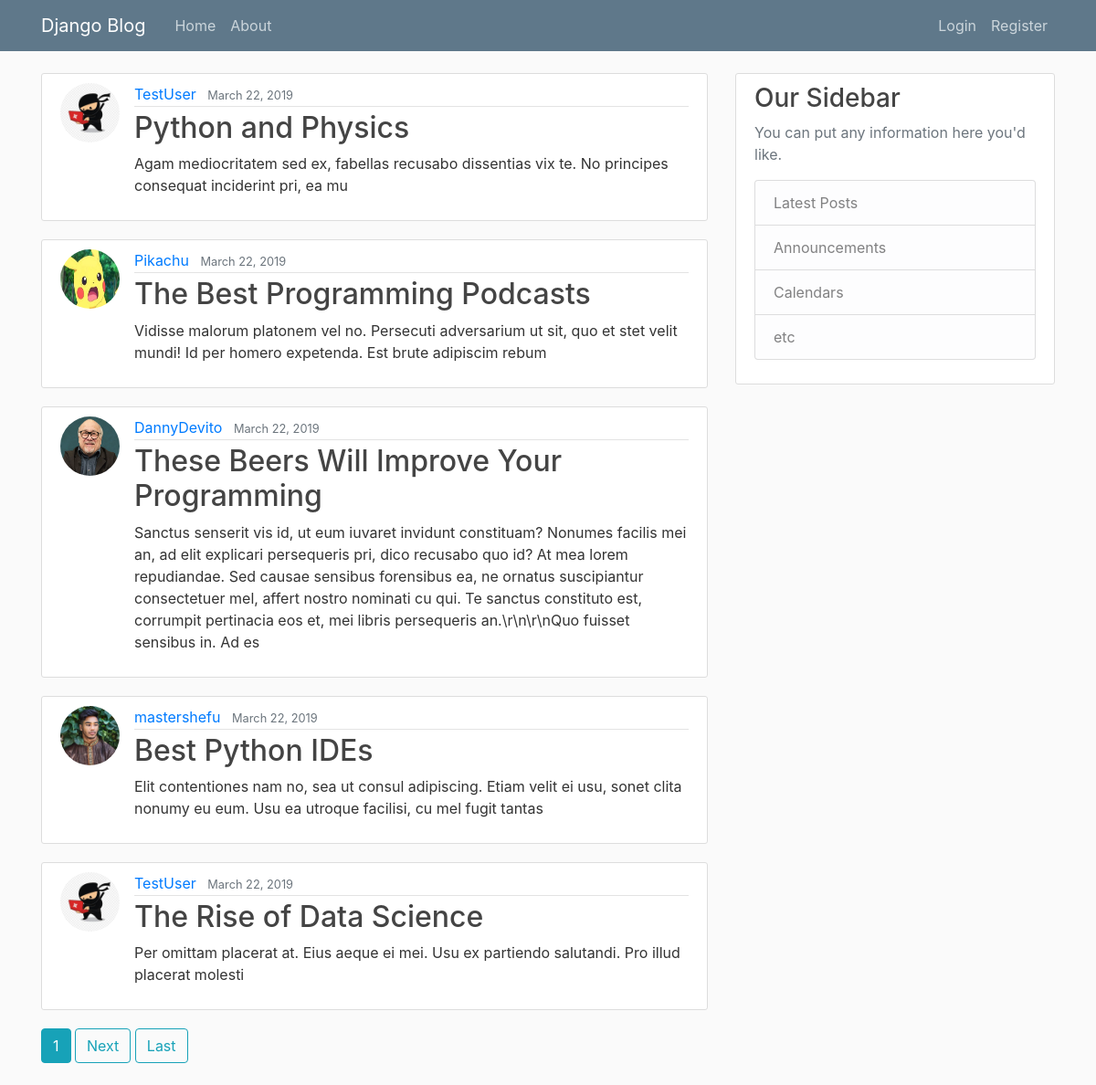
The page / on the database its author committed.
### blog/models.py (models this page shows, shortened)
class Post(models.Model):
    title = models.CharField(max_length=100)
    details = models.TextField()
    date_posted = models.DateTimeField(default=timezone.now) # Gets timestamp from users timezone settings
    author = models.ForeignKey(User, on_delete=models.CASCADE) #if user deletes account, cascade deltes all of his posts as well

### users/models.py (models this page shows, shortened)
class Profile(models.Model):
    user = models.OneToOneField(User, on_delete=models.CASCADE)
    image = models.ImageField(default='default.jpg', upload_to='profile_pics')
    jobTitle = models.CharField(max_length=100) #software engineer, UI engineer, Tester

### blog/views.py (the view)
# urls.py: path('', PostListView.as_view(), name='blog-home'),
class PostListView(ListView):
	model = Post
	template_name =  'blog/home.html'
	context_object_name = 'posts'
	ordering = ['-date_posted'] #corrects ordering from recent-oldest
	paginate_by = 5

### blog/templates/blog/home.html (shortened to what this page needs)
{% extends "blog/base.html" %} {% block content %} {% for post in posts %}
<article class="media content-section">
    <img class="rounded-circle article-img" src="{{ post.author.profile.image.url }}">
    <div class="media-body">
        <div class="article-metadata">
            <a class="mr-2" href="{% url 'user-posts' post.author.username %}">{{ post.author }}</a>
            <small class="text-muted">{{ post.date_posted|date:"F d, Y" }}</small>
        </div>
        <h2>
            <a class="article-title alignleft" href="{% url 'post-detail' post.id %}">{{ post.title }}</a>
        </h2>
        <p class="article-content">{{ post.details }}</p>
    </div>
</article>
{% endfor %} {% if is_paginated %}  {% for num in page_obj.paginator.page_range %} {% if page_obj.number == num %}
<a class="btn btn-info mb-4" href="?page={{ num }}">{{ num }}</a> {% endif %} {% endfor %} {% if page_obj.has_next %}
<a class="btn btn-outline-info mb-4" href="?page={{ page_obj.next_page_number }}">Next</a>
<a class="btn btn-outline-info mb-4" href="?page={{ page_obj.paginator.num_pages }}">Last</a> {% endif %} {% endif %} {% endblock content %}

### blog/templates/blog/base.html (shortened to what this page needs)
{% load static %}
<!DOCTYPE html>
<html>
<head>
    <link rel="stylesheet" href="https://maxcdn.bootstrapcdn.com/bootstrap/4.0.0/css/bootstrap.min.css">
    <link rel="stylesheet" type="text/css" href="{% static 'blog/main.css' %}">
</head>
<body>
    <header class="site-header">
        <nav class="navbar navbar-expand-md navbar-dark bg-steel fixed-top">
            <div class="container">
                <a class="navbar-brand mr-4" href="{% url 'blog-home' %}">Django Blog</a>
                <div class="collapse navbar-collapse" id="navbarToggle">
                    <div class="navbar-nav mr-auto">
                        <a class="nav-item nav-link" href="{% url 'blog-home' %}">Home</a>
                        <a class="nav-item nav-link" href="{% url 'blog-about' %}">About</a>
                    </div>
                    <div class="navbar-nav">
                        {% if user.is_authenticated %}
                        <a class="nav-item nav-link" href="{% url 'post-create' %}">New Post</a>
                        <a class="nav-item nav-link" href="{% url 'profile' %}">Profile</a>
                        <a class="nav-item nav-link" href="{% url 'logout' %}">Logout</a> {% else %}
                        <a class="nav-item nav-link" href="{% url 'login' %}">Login</a>
                        <a class="nav-item nav-link" href="{% url 'register' %}">Register</a> {% endif %}
                    </div>
                </div>
            </div>
        </nav>
    </header>
    <main role="main" class="container">
        <div class="row">
            <div class="col-md-8">
                 {% block content %}{% endblock %}
            </div>
            <div class="col-md-4">
                <div class="content-section">
                    <h3>Our Sidebar</h3>
                    <p class='text-muted'>You can put any information here you'd like.
                        <ul class="list-group">
                            <li class="list-group-item list-group-item-light">Latest Posts</li>
                            <li class="list-group-item list-group-item-light">Announcements</li>
                            <li class="list-group-item list-group-item-light">Calendars</li>
                            <li class="list-group-item list-group-item-light">etc</li>
                        </ul>
                    </p>
                </div>
            </div>
        </div>
    </main>
</body>
</html>

### blog/static/blog/main.css (style rules this page uses)
body { background: #fafafa; color: #333333; margin-top: 5rem; }
h1, h2, h3, h4, h5, h6 { color: #444444; }
ul { margin: 0; }
.bg-steel { background-color: #5f788a; }
.site-header .navbar-nav .nav-link { color: #cbd5db; }
.content-section { background: #ffffff; padding: 10px 20px; border: 1px solid #dddddd; border-radius: 3px; margin-bottom: 20px; }
.article-title { color: #444444; }
.article-content { white-space: pre-line; }
.article-img { height: 65px; width: 65px; margin-right: 16px; }
.article-metadata { padding-bottom: 1px; margin-bottom: 4px; border-bottom: 1px solid #e3e3e3 }
.alignleft { float: left; }

### rows shown on the page
Post: author.profile.image (placeholder picture), author "TestUser", date_posted "March 22, 2019", title "Python and Physics", details "Agam mediocritatem sed ex, fabellas recusabo dissentias vix te. No principes consequat inciderint pri, ea mu"
Post: author.profile.image (picture), author "Pikachu", date_posted "March 22, 2019", title "The Best Programming Podcasts", details "Vidisse malorum platonem vel no. Persecuti adversarium ut sit, quo et stet velit mundi! Id per homero expetenda. Est brute adipiscim rebum"
Post: author.profile.image (picture), author "DannyDevito", date_posted "March 22, 2019", title "These Beers Will Improve Your Programming", details "Sanctus senserit vis id, ut eum iuvaret invidunt constituam? Nonumes facilis mei an, ad elit explicari persequeris pri, dico recusabo quo id? At mea lorem repudiandae. Sed causae sensibus forensibus ea, ne ornatus suscipiantur consectetuer mel, affert nostro nominati cu qui. Te sanctus constituto est, corrumpit pertinacia eos et, mei libris persequeris an.\\r\\n\\r\\nQuo fuisset sensibus in. Ad es"
Post: author.profile.image (picture), author "mastershefu", date_posted "March 22, 2019", title "Best Python IDEs", details "Elit contentiones nam no, sea ut consul adipiscing. Etiam velit ei usu, sonet clita nonumy eu eum. Usu ea utroque facilisi, cu mel fugit tantas"
Post: author.profile.image (placeholder picture), author "TestUser", date_posted "March 22, 2019", title "The Rise of Data Science", details "Per omittam placerat at. Eius aeque ei mei. Usu ex partiendo salutandi. Pro illud placerat molesti"

### other values the page prints
{{ num }} "1"
